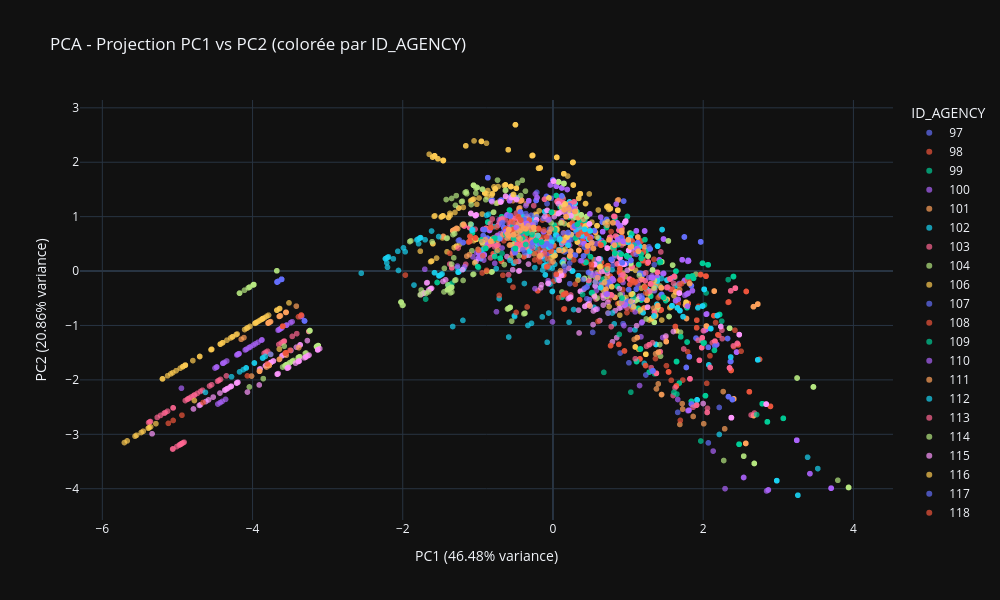

This figure's notebook cell:
### Code cell
pca_df = pd.DataFrame(X_pca, columns=[f'PC{i+1}' for i in range(4)])
pca_df['ID_AGENCY'] = df['ID_AGENCY'].astype(str)  

fig = px.scatter(
    pca_df,
    x='PC1',
    y='PC2',  
    color='ID_AGENCY',
    title='PCA - Projection PC1 vs PC2 (colorée par ID_AGENCY)',
    labels={
        'PC1': f"PC1 ({explained_var[0]:.2%} variance)",
        'PC2': f"PC2 ({explained_var[1]:.2%} variance)"
    },
    opacity=0.7,
    width=1000,
    height=600
)

fig.update_layout(template='plotly_dark')
fig.show()
